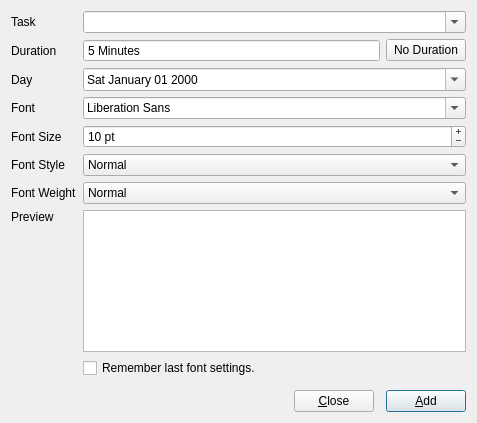
<?xml version="1.0" encoding="UTF-8"?>
<ui version="4.0">
 <class>addTaskDlg</class>
 <widget class="QDialog" name="addTaskDlg">
  <property name="geometry">
   <rect>
    <x>0</x>
    <y>0</y>
    <width>477</width>
    <height>423</height>
   </rect>
  </property>
  <property name="minimumSize">
   <size>
    <width>477</width>
    <height>423</height>
   </size>
  </property>
  <property name="maximumSize">
   <size>
    <width>477</width>
    <height>423</height>
   </size>
  </property>
  <property name="windowTitle">
   <string>Add new task</string>
  </property>
  <layout class="QGridLayout" name="gridLayout">
   <item row="2" column="0">
    <widget class="QLabel" name="label_2">
     <property name="text">
      <string>Day</string>
     </property>
    </widget>
   </item>
   <item row="3" column="0">
    <widget class="QLabel" name="label_4">
     <property name="text">
      <string>Font</string>
     </property>
    </widget>
   </item>
   <item row="0" column="0">
    <widget class="QLabel" name="label">
     <property name="text">
      <string>Task</string>
     </property>
    </widget>
   </item>
   <item row="11" column="2">
    <widget class="QPushButton" name="closeButton">
     <property name="text">
      <string>&amp;Close</string>
     </property>
    </widget>
   </item>
   <item row="4" column="0">
    <widget class="QLabel" name="label_5">
     <property name="text">
      <string>Font Size</string>
     </property>
    </widget>
   </item>
   <item row="5" column="0">
    <widget class="QLabel" name="label_6">
     <property name="text">
      <string>Font Style</string>
     </property>
    </widget>
   </item>
   <item row="11" column="1">
    <spacer name="horizontalSpacer">
     <property name="orientation">
      <enum>Qt::Horizontal</enum>
     </property>
     <property name="sizeHint" stdset="0">
      <size>
       <width>40</width>
       <height>20</height>
      </size>
     </property>
    </spacer>
   </item>
   <item row="9" column="1" colspan="3">
    <widget class="QCheckBox" name="fontSetting">
     <property name="text">
      <string>Remember last font settings.</string>
     </property>
    </widget>
   </item>
   <item row="9" column="0" rowspan="3">
    <spacer name="verticalSpacer">
     <property name="orientation">
      <enum>Qt::Vertical</enum>
     </property>
     <property name="sizeHint" stdset="0">
      <size>
       <width>20</width>
       <height>40</height>
      </size>
     </property>
    </spacer>
   </item>
   <item row="6" column="0">
    <widget class="QLabel" name="label_7">
     <property name="text">
      <string>Font Weight</string>
     </property>
    </widget>
   </item>
   <item row="8" column="0">
    <spacer name="verticalSpacer_2">
     <property name="orientation">
      <enum>Qt::Vertical</enum>
     </property>
     <property name="sizeHint" stdset="0">
      <size>
       <width>20</width>
       <height>40</height>
      </size>
     </property>
    </spacer>
   </item>
   <item row="1" column="1" colspan="3">
    <widget class="QSpinBox" name="durationEntry">
     <property name="wrapping">
      <bool>true</bool>
     </property>
     <property name="buttonSymbols">
      <enum>QAbstractSpinBox::NoButtons</enum>
     </property>
     <property name="accelerated">
      <bool>true</bool>
     </property>
     <property name="suffix">
      <string> Minutes</string>
     </property>
     <property name="minimum">
      <number>1</number>
     </property>
     <property name="maximum">
      <number>1440</number>
     </property>
     <property name="value">
      <number>5</number>
     </property>
    </widget>
   </item>
   <item row="1" column="0">
    <widget class="QLabel" name="label_3">
     <property name="text">
      <string>Duration</string>
     </property>
    </widget>
   </item>
   <item row="7" column="0">
    <widget class="QLabel" name="label_8">
     <property name="text">
      <string>Preview</string>
     </property>
    </widget>
   </item>
   <item row="1" column="4">
    <widget class="QPushButton" name="noDurationButton">
     <property name="text">
      <string>No Duration</string>
     </property>
     <property name="checkable">
      <bool>true</bool>
     </property>
    </widget>
   </item>
   <item row="0" column="1" colspan="4">
    <widget class="QComboBox" name="taskEntry">
     <property name="editable">
      <bool>true</bool>
     </property>
     <property name="insertPolicy">
      <enum>QComboBox::NoInsert</enum>
     </property>
    </widget>
   </item>
   <item row="3" column="1" colspan="4">
    <widget class="QFontComboBox" name="fontName"/>
   </item>
   <item row="2" column="1" colspan="4">
    <widget class="QDateEdit" name="dateEntry">
     <property name="displayFormat">
      <string>ddd MMMM dd yyyy</string>
     </property>
     <property name="calendarPopup">
      <bool>true</bool>
     </property>
    </widget>
   </item>
   <item row="4" column="1" colspan="4">
    <widget class="QSpinBox" name="fontSize">
     <property name="wrapping">
      <bool>true</bool>
     </property>
     <property name="buttonSymbols">
      <enum>QAbstractSpinBox::PlusMinus</enum>
     </property>
     <property name="suffix">
      <string> pt</string>
     </property>
     <property name="prefix">
      <string/>
     </property>
     <property name="minimum">
      <number>10</number>
     </property>
     <property name="maximum">
      <number>100</number>
     </property>
     <property name="singleStep">
      <number>2</number>
     </property>
     <property name="value">
      <number>10</number>
     </property>
    </widget>
   </item>
   <item row="5" column="1" colspan="4">
    <widget class="QComboBox" name="fontStyle">
     <item>
      <property name="text">
       <string>Normal</string>
      </property>
     </item>
     <item>
      <property name="text">
       <string>Italic</string>
      </property>
     </item>
     <item>
      <property name="text">
       <string>Oblique</string>
      </property>
     </item>
    </widget>
   </item>
   <item row="6" column="1" colspan="4">
    <widget class="QComboBox" name="fontWeight">
     <item>
      <property name="text">
       <string>Normal</string>
      </property>
     </item>
     <item>
      <property name="text">
       <string>Bold</string>
      </property>
     </item>
    </widget>
   </item>
   <item row="7" column="1" rowspan="2" colspan="4">
    <widget class="QTextEdit" name="previewText">
     <property name="readOnly">
      <bool>true</bool>
     </property>
    </widget>
   </item>
   <item row="11" column="4">
    <widget class="QPushButton" name="addTaskButton">
     <property name="text">
      <string>&amp;Add</string>
     </property>
     <property name="default">
      <bool>true</bool>
     </property>
     <property name="flat">
      <bool>false</bool>
     </property>
    </widget>
   </item>
  </layout>
 </widget>
 <tabstops>
  <tabstop>taskEntry</tabstop>
  <tabstop>durationEntry</tabstop>
  <tabstop>noDurationButton</tabstop>
  <tabstop>dateEntry</tabstop>
  <tabstop>fontName</tabstop>
  <tabstop>fontSize</tabstop>
  <tabstop>fontStyle</tabstop>
  <tabstop>fontWeight</tabstop>
  <tabstop>previewText</tabstop>
  <tabstop>fontSetting</tabstop>
  <tabstop>addTaskButton</tabstop>
  <tabstop>closeButton</tabstop>
 </tabstops>
 <resources/>
 <connections>
  <connection>
   <sender>closeButton</sender>
   <signal>clicked()</signal>
   <receiver>addTaskDlg</receiver>
   <slot>reject()</slot>
   <hints>
    <hint type="sourcelabel">
     <x>383</x>
     <y>414</y>
    </hint>
    <hint type="destinationlabel">
     <x>137</x>
     <y>237</y>
    </hint>
   </hints>
  </connection>
 </connections>
</ui>
